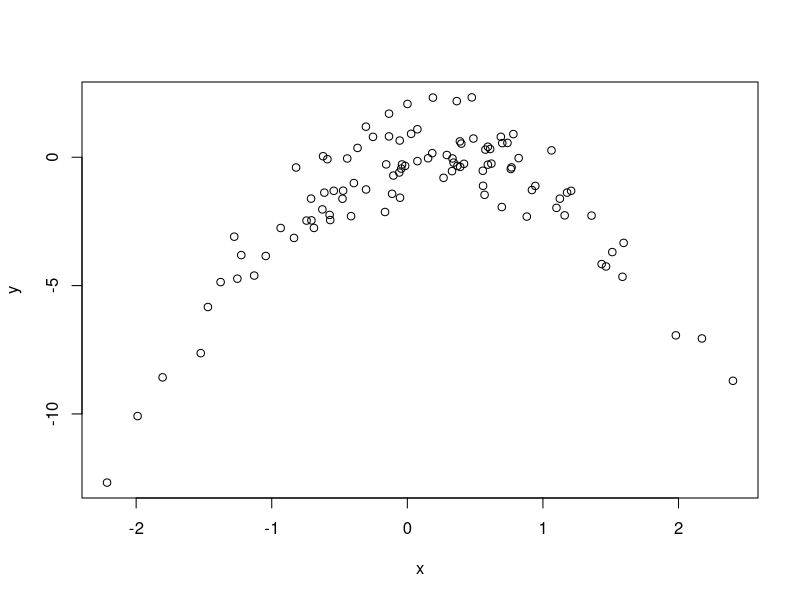

This figure's R source:
library(boot)

# a)
set.seed(1)
x = rnorm(100)
y = x - 2 * x^2 + rnorm(100)

# n = 100 (100 samples), p = 1 (only predictor is x)
# we also add random noise

# b)
plot(x, y)
# There is a clear quadratic relationship, not surprising since
# we generated y from a combination of x and x^2

# c)
run_loocv = function(k, data) {
    cv.error = rep(0, k)
    for (i in 1:k) {
        glm.fit = glm(y ~ poly(x, i), data=data)
        print(summary(glm.fit))
        cv.error[i] = cv.glm(data, glm.fit)$delta[1]
    }

    return(cv.error)
}

data = data.frame(x, y)

cv.error = run_loocv(4, data) 
print(cv.error) # best for degree 2 - 3 and 4 may be overfitting in the CV

# d) 
set.seed(69)
cv.error = run_loocv(4, data)
print(cv.error)
# Exactly the same! Loocv is deterministic - always tests for everything except observation i for each obs

# e) The 2nd degree - just as expected. One might think that the higher polynomial models are more flexible and give better results,
# and this is true if we train on all the data and evaluate. But when training on everything except one datapoint,
# this means that the models can perform more poorly on the final held-out datapoint, causing a worse performance.

# f)
# Examining the summaries, coef 1 and 2 (x^1 and x^2) are given high statistical significance, but not x^3 and x^4.
# This is consistent with the conclusion from e).